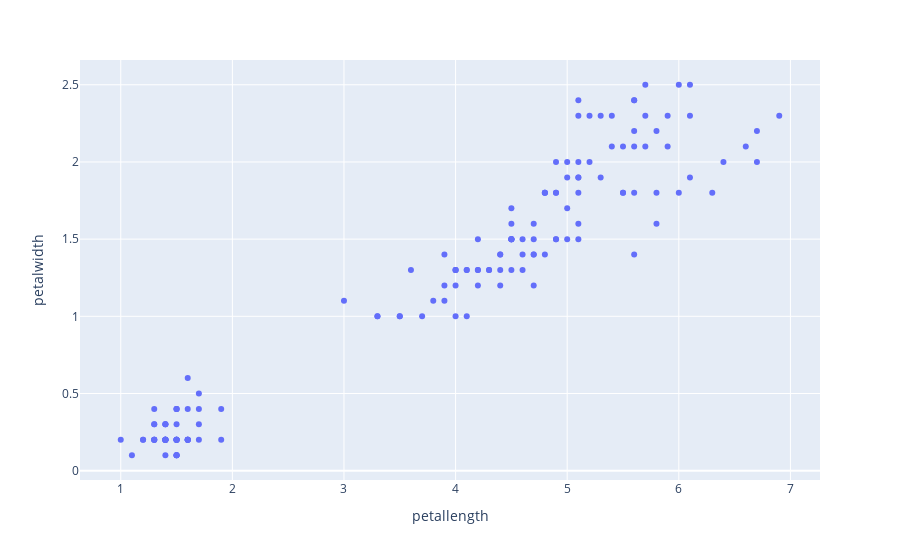

This figure's notebook cell:
### Markdown cell above
For now, we'll ignore the class and just try to fit a line to petal width using petal length

### Code cell
import plotly.express as px
plot = px.scatter(iris_df, x='petallength', y='petalwidth')
plot.show("png")

### Figure 1 — Plotly figure (JSON) as saved in the notebook; plotly's stock layout.template omitted (floating-point values rounded to 4 significant figures; data arrays with more than 128 entries replaced by an {"elided": "..."} marker saying what was removed)
{"data": [{"hovertemplate": "petallength=%{x}<br>petalwidth=%{y}<extra></extra>", "legendgroup": "", "marker": {"color": "#636efa", "symbol": "circle"}, "mode": "markers", "name": "", "orientation": "v", "showlegend": false, "type": "scatter", "x": {"elided": "150 float values"}, "xaxis": "x", "y": {"elided": "150 float values"}, "yaxis": "y"}], "layout": {"legend": {"tracegroupgap": 0}, "margin": {"t": 60}, "xaxis": {"anchor": "y", "domain": [0, 1], "title": {"text": "petallength"}}, "yaxis": {"anchor": "x", "domain": [0, 1], "title": {"text": "petalwidth"}}}}
